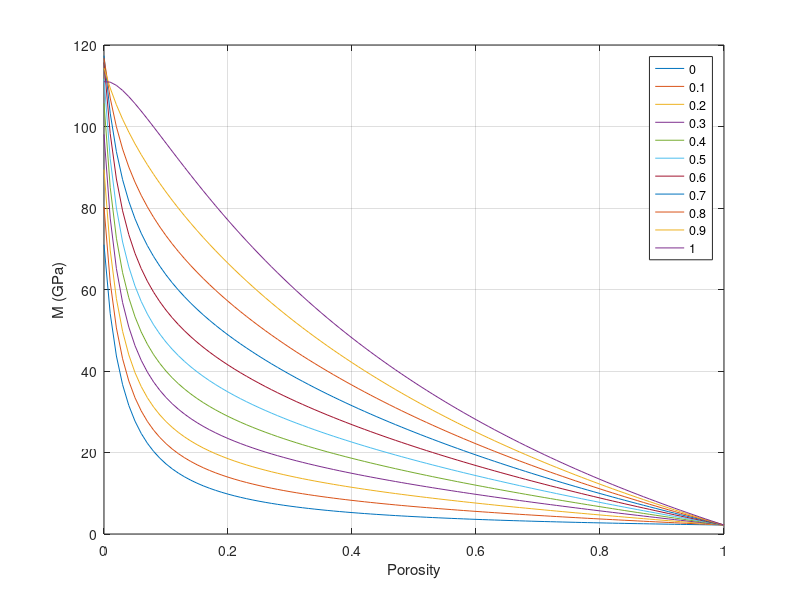
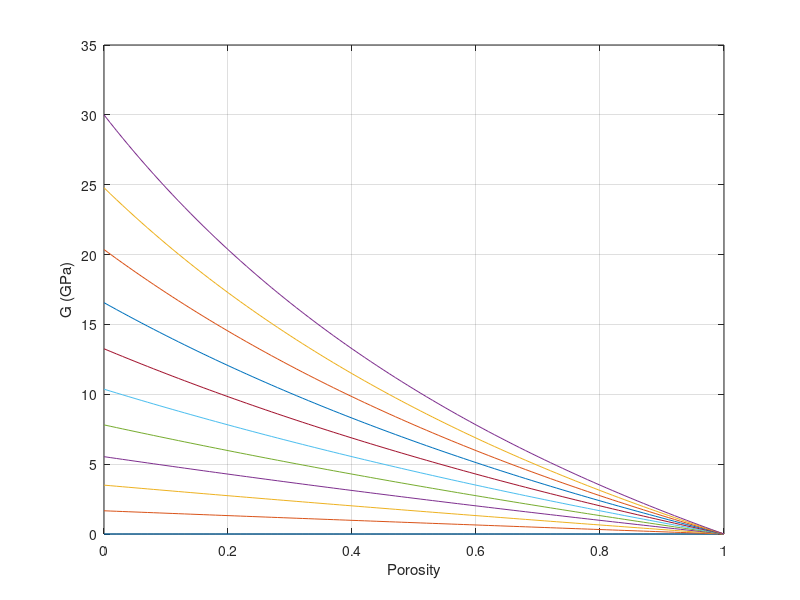

MATLAB code for these plots, in order:



%%% The results match well with Figure 9 in <Chalk: composition, diagenesis and physical properties>
clear;

K_a=0.000131;
Por_critical=0.7;         %%% critical porosity of chalk(handbook) ---would be 70% based on Ida's paper

K_ca=71;  G_ca=30;         %%% from Ida's paper
%K_ca=70.2; G_ca=29.0;      %%% from rock physics handbook
Rho_ca=2.71;

K_w=2.2;
G_w=0;
Rho_w=1.0;


Por=0:0.01:1;
Rho=Rho_ca*(1-Por)+Por*Rho_w;
n=1;

for IF=0:0.1:1
	f1=IF*(1-Por);
	f2=Por+(1-IF)*(1-Por);

	% f1=IF*(Por_critical-Por)/Por_critical;  %%% using critical porosity as endpoint
	% f2=(Por+(1-IF)*(Por_critical-Por))/Por_critical;
	
	K_sus=K_a;                  %%% true only for dry sample
	K_sus=(Por./K_w+(1-Por).*(1-IF)/K_ca).^(-1);   %%%  for wet sample


	% K=K_ca+f2./((K_sus-K_ca).^(-1)+f1.*(K_ca+4/3*G_ca).^(-1));  %% from Casper Olsen thesis/ Ida 2003/ Tuhin Bhakta
	% G=G_ca+ f2./(2*f1.*(K_ca+2*G_ca)/(5*G_ca*(K_ca+4/3*G_ca))-1/G_ca);

	
	%zeta=G_ca/6*((9*K_ca+8*G_ca)/(K_ca+2*G_ca));
	% K=((Por+(1-IF).*(1-Por))./(K_sus+4/3*G_ca)+(IF.*(1-Por)./(K_ca+4/3*G_ca))).^(-1); %% original Ida in <Chalk: composition, diagenesis and physical properties>
	% G=((Por+(1-IF).*(1-Por))./zeta+IF.*(1-Por)./(G_ca+zeta)).^(-1);                   %% original Ida
	
	zeta=G_ca/6*((9*K_ca+8*G_ca)/(K_ca+2*G_ca));	
	K=((Por+(1-IF).*(1-Por))./(K_sus+4/3*G_ca)+(IF.*(1-Por)./(K_ca+4/3*G_ca))).^(-1)-40; %% calibrated Ida -perfect, 40 replaced as 4/3*G_ca?
	G=((Por+(1-IF).*(1-Por))./zeta+IF.*(1-Por)./(G_ca+zeta)).^(-1)-zeta;                 %% calibrated Ida -perfect, zeta=33.55
	
	
	M=K+4/3*G;
	Vp=(M/Rho)^0.5;
	Vs=(G/Rho)^0.5;

	M_out(n,:)=M; G_out(n,:)=G; n=n+1;
end

figure; plot(Por,M_out); xlabel('Porosity'); ylabel('M (GPa)'); grid on;
legend('0','0.1','0.2','0.3','0.4','0.5','0.6','0.7','0.8','0.9','1');

figure; plot(Por,G_out); xlabel('Porosity'); ylabel('G (GPa)'); grid on;
%%% The IF=1 bound should be Hashin-Strikman upper-bound


